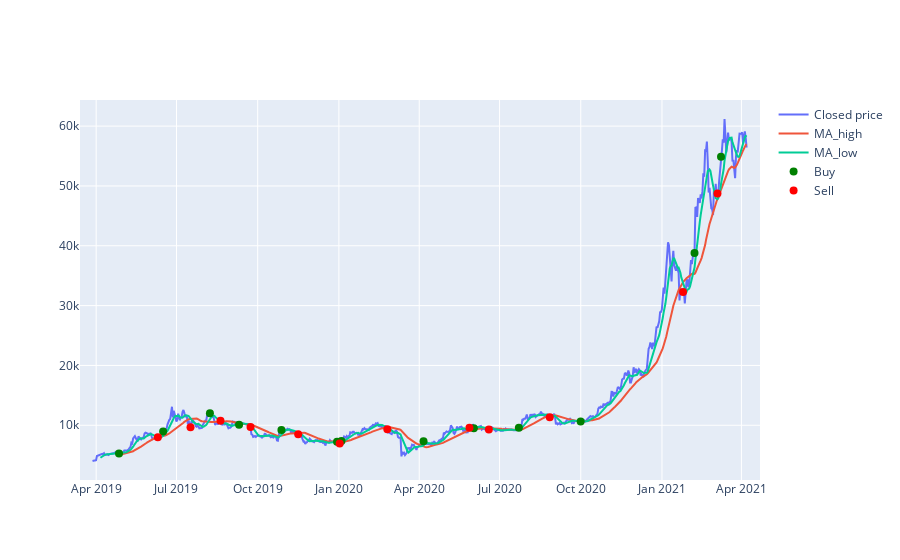

The notebook cell this image was saved under:
### Code cell
import plotly.graph_objects as go

fig = go.Figure()
fig.add_trace(go.Scatter(
    name="Closed price",
    mode="lines", x=timeline, y=prices,
))
fig.add_trace(go.Scatter(
    name="MA_high",
    mode="lines", x=timeline[high_period:], y=run.SMA_HIGH[high_period:],
))
fig.add_trace(go.Scatter(
    name="MA_low",
    mode="lines", x=timeline[low_period:], y=run.SMA_LOW[low_period:],
))
fig.add_trace(go.Scatter(
    name="Buy",
    mode="markers", x=buys[:,0], y=buys[:,1],
    marker_symbol="circle",
    marker=dict(
            color='green',
            size=8)
))
fig.add_trace(go.Scatter(
    name="Sell",
    mode="markers", x=sells[:,0], y=sells[:,1],
    marker_symbol="circle",
    marker=dict(
            color='red',
            size=8)
))
fig.show()

### Figure 1 — Plotly figure (JSON) as saved in the notebook; plotly's stock layout.template omitted (floating-point values rounded to 4 significant figures; data arrays with more than 128 entries replaced by an {"elided": "..."} marker saying what was removed)
{"data": [{"mode": "lines", "name": "Closed price", "type": "scatter", "x": {"elided": "742 str values"}, "y": {"elided": "742 float values"}}, {"mode": "lines", "name": "MA_high", "type": "scatter", "x": {"elided": "712 str values"}, "y": {"elided": "712 float values"}}, {"mode": "lines", "name": "MA_low", "type": "scatter", "x": {"elided": "733 str values"}, "y": {"elided": "733 float values"}}, {"marker": {"color": "green", "size": 8, "symbol": "circle"}, "mode": "markers", "name": "Buy", "type": "scatter", "x": ["2019-04-26T21:00:00", "2019-06-15T21:00:00", "2019-08-07T21:00:00", "2019-09-09T21:00:00", "2019-10-27T21:00:00", "2019-12-29T21:00:00", "2020-01-03T21:00:00", "2020-04-05T21:00:00", "2020-06-01T21:00:00", "2020-07-22T21:00:00", "2020-09-30T21:00:00", "2021-02-06T21:00:00", "2021-03-08T21:00:00"], "y": [5296.0, 8953.0, 12000.0, 10100.0, 9205.0, 7246, 7354.0, 7330.0, 9518.0, 9603.0, 10620.0, 38800.0, 54880.0]}, {"marker": {"color": "red", "size": 8, "symbol": "circle"}, "mode": "markers", "name": "Sell", "type": "scatter", "x": ["2019-06-09T21:00:00", "2019-07-16T21:00:00", "2019-08-19T21:00:00", "2019-09-22T21:00:00", "2019-11-15T21:00:00", "2020-01-01T21:00:00", "2020-02-24T21:00:00", "2020-05-27T21:00:00", "2020-06-18T21:00:00", "2020-08-26T21:00:00", "2021-01-24T21:00:00", "2021-03-04T21:00:00"], "y": [7983.0, 9668.0, 10760.0, 9702.0, 8491.0, 6966.0, 9316.0, 9576.0, 9310.0, 11330.0, 32250.0, 48750.0]}], "layout": {}}
